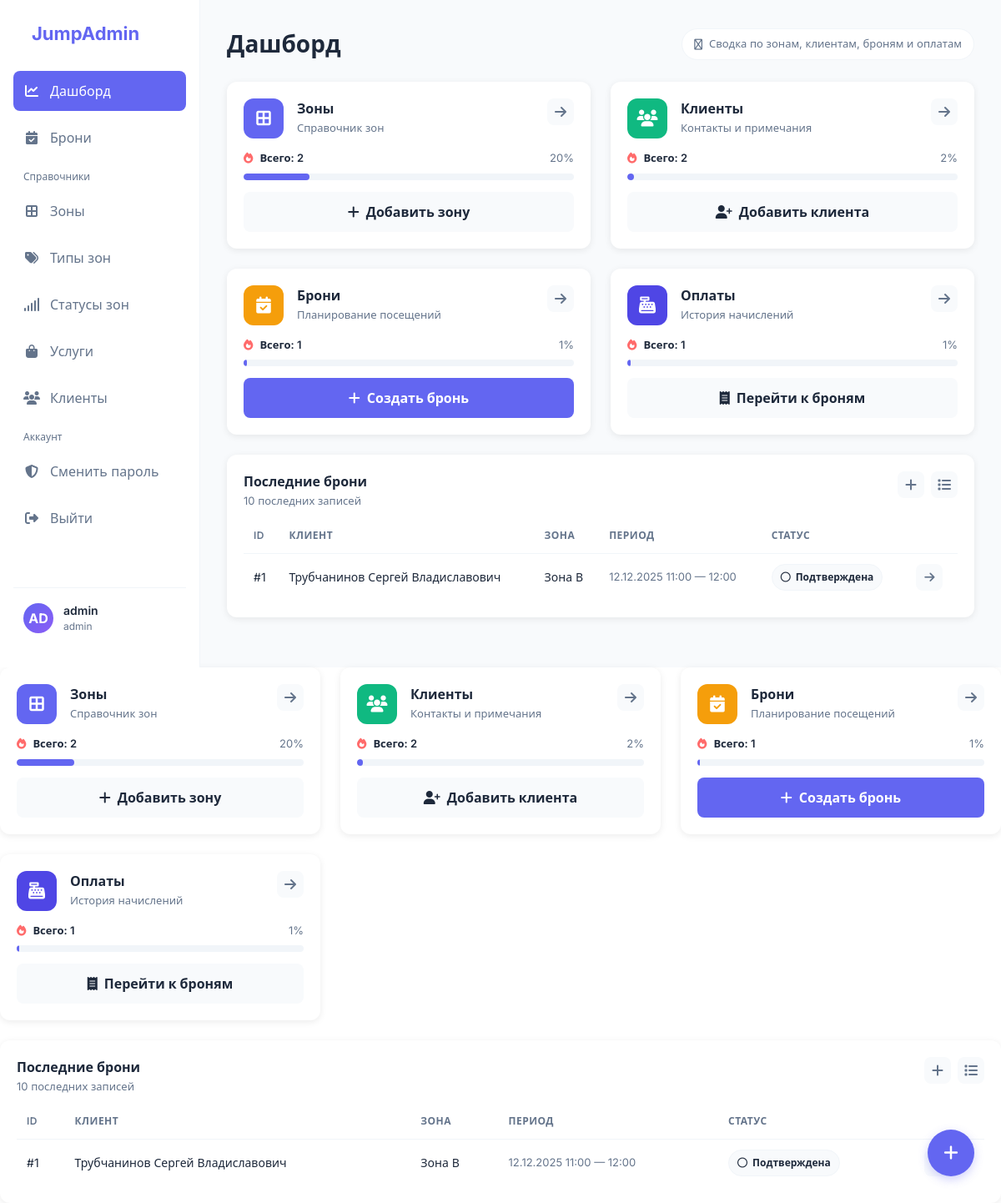
Page / (signed in) on the committed database.
### models.py (models this page shows)
class Base(DeclarativeBase):
    pass

class Account(Base, UserMixin):
    __tablename__ = "account"
    id: Mapped[int] = mapped_column(Integer, primary_key=True, autoincrement=True)
    login: Mapped[str] = mapped_column(String, unique=True, nullable=False)
    password_hash: Mapped[str] = mapped_column(String, nullable=False)
    role: Mapped[str] = mapped_column(String, nullable=False, default="admin")
    client_id: Mapped[Optional[int]] = mapped_column(ForeignKey("client.id"))
    employee_id: Mapped[Optional[int]] = mapped_column(ForeignKey("employee.id"), nullable=True)
    email_recovery: Mapped[Optional[str]] = mapped_column(String)
    client: Mapped[Optional["Client"]] = relationship(back_populates="accounts")
    employee: Mapped[Optional["Employee"]] = relationship(back_populates="accounts")

class Booking(Base):
    __tablename__ = "booking"
    id: Mapped[int] = mapped_column(Integer, primary_key=True, autoincrement=True)
    client_id: Mapped[int] = mapped_column(ForeignKey("client.id"), nullable=False)
    zone_id: Mapped[int] = mapped_column(ForeignKey("zone.id"), nullable=False)
    datetime_from: Mapped[datetime] = mapped_column(DateTime, nullable=False)
    datetime_to: Mapped[datetime] = mapped_column(DateTime, nullable=False)
    participants_count: Mapped[int] = mapped_column(Integer, nullable=False)
    session_sum: Mapped[Optional[Decimal]] = mapped_column(Numeric(10, 2))
    total_sum: Mapped[Optional[Decimal]] = mapped_column(Numeric(10, 2))
    status_id: Mapped[int] = mapped_column(ForeignKey("booking_status.id"), nullable=False)
    created_at: Mapped[datetime] = mapped_column(DateTime, nullable=False, default=datetime.utcnow)
    client: Mapped["Client"] = relationship(back_populates="bookings")
    zone: Mapped["Zone"] = relationship(back_populates="bookings")
    status: Mapped["BookingStatus"] = relationship(back_populates="bookings")
    payments: Mapped[list["Payment"]] = relationship(back_populates="booking")
    services: Mapped[list["BookingService"]] = relationship(back_populates="booking")
    visit: Mapped[Optional["Visit"]] = relationship(back_populates="booking", uselist=False)

class Client(Base):
    __tablename__ = "client"
    id: Mapped[int] = mapped_column(Integer, primary_key=True, autoincrement=True)
    full_name: Mapped[str] = mapped_column(String, nullable=False)
    dob: Mapped[Optional[date]] = mapped_column(Date)
    phone: Mapped[Optional[str]] = mapped_column(String)
    email: Mapped[Optional[str]] = mapped_column(String)
    note: Mapped[Optional[str]] = mapped_column(Text)
    bookings: Mapped[list["Booking"]] = relationship(back_populates="client")
    accounts: Mapped[list["Account"]] = relationship(back_populates="client")

class Zone(Base):
    __tablename__ = "zone"
    id: Mapped[int] = mapped_column(Integer, primary_key=True, autoincrement=True)
    zone_name: Mapped[str] = mapped_column(String, unique=True, nullable=False)
    type_id: Mapped[int] = mapped_column(ForeignKey("zone_type.id"), nullable=False)
    capacity: Mapped[int] = mapped_column(Integer, nullable=False)
    base_price: Mapped[Decimal] = mapped_column(Numeric(10, 2), nullable=False)
    status_id: Mapped[int] = mapped_column(ForeignKey("zone_status.id"), nullable=False)
    description: Mapped[Optional[str]] = mapped_column(Text)
    type: Mapped["ZoneType"] = relationship(back_populates="zones")
    status: Mapped["ZoneStatus"] = relationship(back_populates="zones")
    bookings: Mapped[list["Booking"]] = relationship(back_populates="zone")

class BookingStatus(Base):
    __tablename__ = "booking_status"
    id: Mapped[int] = mapped_column(Integer, primary_key=True, autoincrement=True)
    code: Mapped[str] = mapped_column(String, unique=True, nullable=False)
    name: Mapped[str] = mapped_column(String, nullable=False)
    bookings: Mapped[list["Booking"]] = relationship(back_populates="status")

### app.py (the view)
@app.get("/")
@login_required
def dashboard():
    with db_session() as s:
        stats = {
            "zones": s.execute(select(func.count(Zone.id))).scalar_one(),
            "clients": s.execute(select(func.count(Client.id))).scalar_one(),
            "bookings": s.execute(select(func.count(Booking.id))).scalar_one(),
            "payments": s.execute(select(func.count(Payment.id))).scalar_one(),
        }
        latest = (
            s.execute(
                select(Booking)
                .options(joinedload(Booking.client), joinedload(Booking.zone), joinedload(Booking.status))
                .order_by(Booking.id.desc())
                .limit(10)
            )
            .scalars()
            .all()
        )
    return render_template("dashboard.html", stats=stats, latest=latest)

### app.py (called while the page is built)
@app.before_request
def force_auth():
    if request.endpoint is None:
        return
    if request.endpoint in PUBLIC_ENDPOINTS:
        return
    if not current_user.is_authenticated:
        return redirect(url_for("login"))

def db_session() -> Session:
    return SessionLocal()

@login_manager.user_loader
def load_user(user_id: str):
    with db_session() as s:
        return s.get(Account, int(user_id))

### templates/dashboard.html
{% extends "base.html" %}
{% set active = "dashboard" %}
{% set page_title = "Дашборд" %}
{% set page_subtitle = "Сводка по зонам, клиентам, броням и оплатам" %}
{% set fab_url = url_for('booking_create') %}
{% set fab_title = "Новая бронь" %}
{% block content %}
<div class="grid">
  <div class="card">
    <div class="card-header">
      <div style="display:flex; gap: 16px; align-items:flex-start;">
        <div class="card-icon" style="background: var(--primary);"><i class="fa-solid fa-border-all"></i></div>
        <div class="card-title">
          <h3>Зоны</h3>
          <p>Справочник зон</p>
        </div>
      </div>
      <div class="actions">
        <a class="icon-btn" href="{{ url_for('zones_list') }}" title="Открыть"><i class="fa-solid fa-arrow-right"></i></a>
      </div>
    </div>
    <div class="progress-section">
      {% set pct = (stats.zones * 10) if stats.zones < 10 else 100 %}
      <div class="progress-row">
        <div class="left"><i class="fa-solid fa-fire"></i> Всего: {{ stats.zones }}</div>
        <div class="right">{{ pct }}%</div>
      </div>
      <div class="progress-bar"><div class="progress-fill" style="width: {{ pct }}%"></div></div>
    </div>
    <a class="btn" href="{{ url_for('zone_create') }}"><i class="fa-solid fa-plus"></i> Добавить зону</a>
  </div>
  <div class="card">
    <div class="card-header">
      <div style="display:flex; gap: 16px; align-items:flex-start;">
        <div class="card-icon" style="background: var(--success);"><i class="fa-solid fa-users"></i></div>
        <div class="card-title">
          <h3>Клиенты</h3>
          <p>Контакты и примечания</p>
        </div>
      </div>
      <div class="actions">
        <a class="icon-btn" href="{{ url_for('clients_list') }}" title="Открыть"><i class="fa-solid fa-arrow-right"></i></a>
      </div>
    </div>
    <div class="progress-section">
      {% set pct = (stats.clients % 100) %}
      <div class="progress-row">
        <div class="left"><i class="fa-solid fa-fire"></i> Всего: {{ stats.clients }}</div>
        <div class="right">{{ pct }}%</div>
      </div>
      <div class="progress-bar"><div class="progress-fill" style="width: {{ pct }}%"></div></div>
    </div>
    <a class="btn" href="{{ url_for('client_create') }}"><i class="fa-solid fa-user-plus"></i> Добавить клиента</a>
  </div>
  <div class="card">
    <div class="card-header">
      <div style="display:flex; gap: 16px; align-items:flex-start;">
        <div class="card-icon" style="background: var(--warning);"><i class="fa-solid fa-calendar-check"></i></div>
        <div class="card-title">
          <h3>Брони</h3>
          <p>Планирование посещений</p>
        </div>
      </div>
      <div class="actions">
        <a class="icon-btn" href="{{ url_for('bookings_list') }}" title="Открыть"><i class="fa-solid fa-arrow-right"></i></a>
      </div>
    </div>
    <div class="progress-section">
      {% set pct = (stats.bookings % 100) %}
      <div class="progress-row">
        <div class="left"><i class="fa-solid fa-fire"></i> Всего: {{ stats.bookings }}</div>
        <div class="right">{{ pct }}%</div>
      </div>
      <div class="progress-bar"><div class="progress-fill" style="width: {{ pct }}%"></div></div>
    </div>
    <a class="btn btn-primary" href="{{ url_for('booking_create') }}"><i class="fa-solid fa-plus"></i> Создать бронь</a>
  </div>
  <div class="card">
    <div class="card-header">
      <div style="display:flex; gap: 16px; align-items:flex-start;">
        <div class="card-icon" style="background: var(--primary-dark);"><i class="fa-solid fa-cash-register"></i></div>
        <div class="card-title">
          <h3>Оплаты</h3>
          <p>История начислений</p>
        </div>
      </div>
      <div class="actions">
        <a class="icon-btn" href="{{ url_for('bookings_list') }}" title="Открыть"><i class="fa-solid fa-arrow-right"></i></a>
      </div>
    </div>
    <div class="progress-section">
      {% set pct = (stats.payments % 100) %}
      <div class="progress-row">
        <div class="left"><i class="fa-solid fa-fire"></i> Всего: {{ stats.payments }}</div>
        <div class="right">{{ pct }}%</div>
      </div>
      <div class="progress-bar"><div class="progress-fill" style="width: {{ pct }}%"></div></div>
    </div>
    <a class="btn" href="{{ url_for('bookings_list') }}"><i class="fa-solid fa-receipt"></i> Перейти к броням</a>
  </div>
</div>
<div style="height: 24px;"></div>
<div class="card">
  <div class="card-header" style="margin-bottom: 10px;">
    <div class="card-title">
      <h3>Последние брони</h3>
      <p>10 последних записей</p>
    </div>
    <div class="actions">
      <a class="icon-btn" href="{{ url_for('booking_create') }}" title="Новая бронь"><i class="fa-solid fa-plus"></i></a>
      <a class="icon-btn" href="{{ url_for('bookings_list') }}" title="Список"><i class="fa-solid fa-list"></i></a>
    </div>
  </div>
  <div class="table-wrap">
    <table>
      <thead>
        <tr>
          <th>ID</th>
          <th>Клиент</th>
          <th>Зона</th>
          <th>Период</th>
          <th>Статус</th>
          <th></th>
        </tr>
      </thead>
      <tbody>
        {% for b in latest %}
          <tr>
            <td>#{{ b.id }}</td>
            <td>{{ b.client.full_name }}</td>
            <td>{{ b.zone.zone_name }}</td>
            <td style="color: var(--text-secondary); font-size: 13px;">
              {{ b.datetime_from.strftime("%d.%m.%Y %H:%M") }} — {{ b.datetime_to.strftime("%H:%M") }}
            </td>
            <td><span class="badge"><i class="fa-regular fa-circle"></i> {{ b.status.name }}</span></td>
            <td style="text-align:right;">
              <a class="icon-btn" href="{{ url_for('booking_view', booking_id=b.id) }}" title="Открыть"><i class="fa-solid fa-arrow-right"></i></a>
            </td>
          </tr>
        {% else %}
          <tr><td colspan="6" style="color: var(--text-secondary); padding: 18px;">Пока нет броней</td></tr>
        {% endfor %}
      </tbody>
    </table>
  </div>
</div>
{% endblock %}

### templates/base.html (shortened to what this page needs)
{% set active = active or '' %}
<!DOCTYPE html>
<html lang="ru">
<head>
  <link rel="stylesheet" href="https://cdnjs.cloudflare.com/ajax/libs/font-awesome/6.4.0/css/all.min.css">
</head>
<body>
  {% if current_user.is_authenticated %}
  <div class="app-container">
    <aside class="sidebar">
      <div class="logo">
        <span>JumpAdmin</span>
      </div>
      <nav class="nav-menu">
        <a href="{{ url_for('dashboard') }}" class="nav-item {% if active=='dashboard' %}active{% endif %}">
          <i class="fa-solid fa-chart-line"></i><span>Дашборд</span>
        </a>
        <a href="{{ url_for('bookings_list') }}" class="nav-item {% if active=='bookings' %}active{% endif %}">
          <i class="fa-solid fa-calendar-check"></i><span>Брони</span>
        </a>
        <div class="nav-section">Справочники</div>
        <a href="{{ url_for('zones_list') }}" class="nav-item {% if active=='zones' %}active{% endif %}">
          <i class="fa-solid fa-border-all"></i><span>Зоны</span>
        </a>
        <a href="{{ url_for('zone_types_list') }}" class="nav-item {% if active=='zone_types' %}active{% endif %}">
          <i class="fa-solid fa-tags"></i><span>Типы зон</span>
        </a>
        <a href="{{ url_for('zone_statuses_list') }}" class="nav-item {% if active=='zone_statuses' %}active{% endif %}">
          <i class="fa-solid fa-signal"></i><span>Статусы зон</span>
        </a>
        <a href="{{ url_for('services_list') }}" class="nav-item {% if active=='services' %}active{% endif %}">
          <i class="fa-solid fa-bag-shopping"></i><span>Услуги</span>
        </a>
        <a href="{{ url_for('clients_list') }}" class="nav-item {% if active=='clients' %}active{% endif %}">
          <i class="fa-solid fa-users"></i><span>Клиенты</span>
        </a>
        <div class="nav-section">Аккаунт</div>
        <a href="{{ url_for('account_password') }}" class="nav-item {% if active=='password' %}active{% endif %}">
          <i class="fa-solid fa-shield-halved"></i><span>Сменить пароль</span>
        </a>
        <a href="{{ url_for('logout') }}" class="nav-item">
          <i class="fa-solid fa-right-from-bracket"></i><span>Выйти</span>
        </a>
      </nav>
      <div class="user-profile">
        {% set initials = (current_user.login[:2] if current_user.login else 'AD')|upper %}
        <div class="user-avatar">{{ initials }}</div>
        <div class="user-info">
          <h4>{{ current_user.login }}</h4>
          <p>{{ current_user.role }}</p>
        </div>
      </div>
    </aside>
    <main class="main-content">
      <header class="header">
        <h1>{{ page_title or " " }}</h1>
        {% if page_subtitle %}
          <div class="pill"><i class="fa-regular fa-circle-info"></i> {{ page_subtitle }}</div>
        {% else %}
          <div class="pill"><i class="fa-regular fa-circle-user"></i> {{ current_user.login }}</div>
        {% endif %}
      </header>
      {{ self.content() }}
    </main>
  </div>
  {% endif %}
  {% if fab_url %}
    <a class="fab-button" href="{{ fab_url }}" title="{{ fab_title or 'Добавить' }}"><i class="fa-solid fa-plus"></i></a>
  {% endif %}
  {% block content %}{% endblock %}
</body>
</html>

### rows in the picture
Account: login "admin", role "admin"
Booking: id "1", client.full_name "Трубчанинов Сергей Владиславович", zone.zone_name "Зона В", datetime_from "12.12.2025 11:00", datetime_to "12:00", status.name "Подтверждена"

### other values in the picture
{{ initials }} "AD"
{{ page_title or " " }} "Дашборд"
{{ page_subtitle }} "Сводка по зонам, клиентам, броням и оплатам"
{{ stats.zones }} "2 2"
{{ pct }} "20 20"
{{ stats.clients }} "2 2"
{{ pct }} "2 2"
{{ stats.bookings }} "1 1"
{{ pct }} "1 1"
{{ stats.payments }} "1 1"
